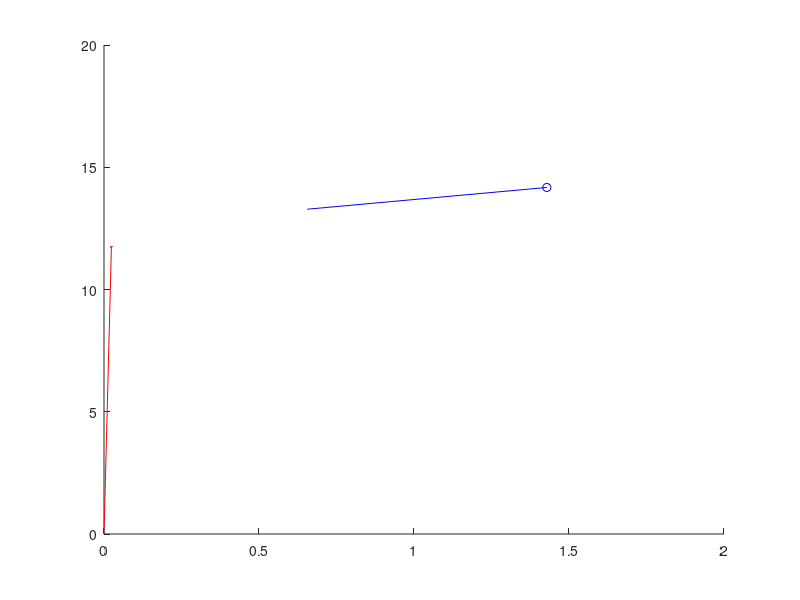

Recreate this plot in MATLAB. (Note: this script raises an error after producing the figure.)
%%%%%%%%%%%%%%%%%%%%%%%%%%%%%%%%%%%%%%%%%%%%%%%%%%%%%%%%%%%%%%%%%%%%%%%%%%%
%           TP Filtre de Kalman partie 1
%           Nicolas Merlinge (ONERA, TP ENSTA ROB312)
%           Version 2.0
%%%%%%%%%%%%%%%%%%%%%%%%%%%%%%%%%%%%%%%%%%%%%%%%%%%%%%%%%%%%%%%%%%%%%%%%%%%

clear       % effacer toutes les variables
close all   % fermer toutes les fenêtres
clc         % effacer la ligne de commande
rng(123456) % imposer la graine de génération de nombres pseudo-aléatoire pour la répétabilité

%ATTENTION: si vous utilisez OCTAVE, il se peut que "rng(123456)" ne fonctionne pas. Remplacer la ligne 10 par: randn("seed", 123456)

% Initialisation des variables de stockage des données
tk=1;
t_sim(tk) = 0;
X_reel = [0, 0, 100, 5, 5, 0]' + sqrt(diag([10, 10, 10, 3, 3, 1].^2))*randn(6,1); % état vrai (inconnu du filtre)
d = size(X_reel,1);  % dimersnsion de l'état

%% Boucle de simulation physique de la trajectoire
Xv_sim = X_reel;
T = 10;              % durée (s)
dt = 0.1;            % pas de temps
Nk = (T/dt);         % nombre d'instants
for tk = 2:Nk
    % simulation de l'état vrai
    t = dt*(tk-1);   % temps courant
    X_reel = [eye(3), dt*eye(3); zeros(3), eye(3)]*X_reel;
    Xv_sim(:,tk) = X_reel;
end

%% Boucle de simulation physique des capteurs
Y_sim = zeros(3,Nk);
dm = 3; % dimension du vecteur de mesures
for tk = 1:Nk
    % Récupération de l'état vrai
    X_reel = Xv_sim(:,tk);
    % génération de la mesure réelle
    Y = [eye(3) zeros(3)]*X_reel + sqrt(diag([3,3,3])^2)*randn(dm,1);
    Y_sim(:,tk) = Y;
end

%% Boucle de simulation du filtre de Kalman

% Paramàtres initiaux et de simulation
P_hat = diag([10, 10, 10, 3, 3, 1].^2);      % matrice de covariance initiale
X_hat = [0, 0, 100, 5, 5, 0]';               % estimé initial
F = [eye(3) dt*eye(3); zeros(3), eye(3)];    % matrice de dynamique (a completer)
Qf = diag([0.2,0.2,0.2,0.01,0.01,0.001]);    % matrice de covariance du bruit de dynamique
% Qf = 0.1*Qf;
% Qf = 10*Qf;
H = eye(3,6);                                % matrice d'observation (à compléter) 
R = diag([3,3,3]).^2;                        % matrice de covariance du bruit de mesure
% R = 0.1*R;
% R = 10*R;

% Initialisation des variables de stockage des données
tk = 1;
K_sim(:,:,tk) = zeros(d,dm);
inno_sim(:,tk) = zeros(dm,1);
P_sim(:,:,tk) = P_hat;
Pdiag_sim(:,:,tk) = diag(P_hat);
X_hat_sim(:,tk) = X_hat;

% Boucle de simulation
T = 10;             % durée (s)
for tk = 2:Nk
    t = dt*(tk-1);  % temps courant

    % Récupération de la mesure réelle
    Y = Y_sim(:,tk);
    
    % -------------------------------------------------------
    % Filtre de Kalman
    % -------------------------------------------------------
    
    % prediction (à compléter: variables X_hat et P_hat)
    X_hat = F*X_hat;
    P_hat = F*P_hat*F' + Qf;

    % validité de la mesure réelle (à compléter pour la question du trou de mesures)
    is_measurementValid = true;
    
%     if tk*dt >= 3 && tk*dt <= 7
%         is_measurementValid = false;
%     end
    
    % correction (à compléter: variables K, P_hat, innovation, X_hat)
    if is_measurementValid
        K = P_hat*H'/(R + H*P_hat*H');
        P_hat = (eye(d) - K*H) * P_hat;
        innovation = Y - H*X_hat;
        X_hat = X_hat + K*innovation;
    end
    
    % enregistrement des variables (pour plot)
    K_sim(:,:,tk) = K;
    t_sim(tk) = t;
    inno_sim(:,tk) = innovation;
    P_sim(:,:,tk) = P_hat;
    Pdiag_sim(:,:,tk) = diag(P_hat);
    X_hat_sim(:,tk) = X_hat;
    
    % plot instantané
    figure(2)
    clf
    hold on
    plot(Xv_sim(1,1:tk), Xv_sim(2,1:tk), '-b')
    plot(X_hat_sim(1,1:tk), X_hat_sim(2,1:tk), '-r')
    scatter(Xv_sim(1,tk), Xv_sim(2,tk), 'b')
    scatter(X_hat_sim(1,tk), X_hat_sim(2,tk), '.r')
    plotcov(X_hat_sim(:,tk),3^2*P_sim(:,:,tk),'r')
    grid on
    legend('Position vraie', 'position estimée', 'Location','best')
    drawnow
end

figure(1)
labels = {'x (m)','y (m)','z (m)','Vx (m)','Vy (m)','Vz (m)'};
for i = 1:d
    subplot(3,2,i)
    hold on
    fill([t_sim flip(t_sim,2)],[X_hat_sim(i,:) - 3*sqrt(Pdiag_sim(i,:)), X_hat_sim(i,end:-1:1) + 3*sqrt(Pdiag_sim(i,end:-1:1))], [7 7 7]/8);
    plot(t_sim, Xv_sim(i,:), 'b')
    plot(t_sim, X_hat_sim(i,:), 'r')
    grid on
    xlabel('time (s)')
    ylabel(labels(i))
end
legend('uncertainty (3\sigma)', 'actual state', 'estimated state')
